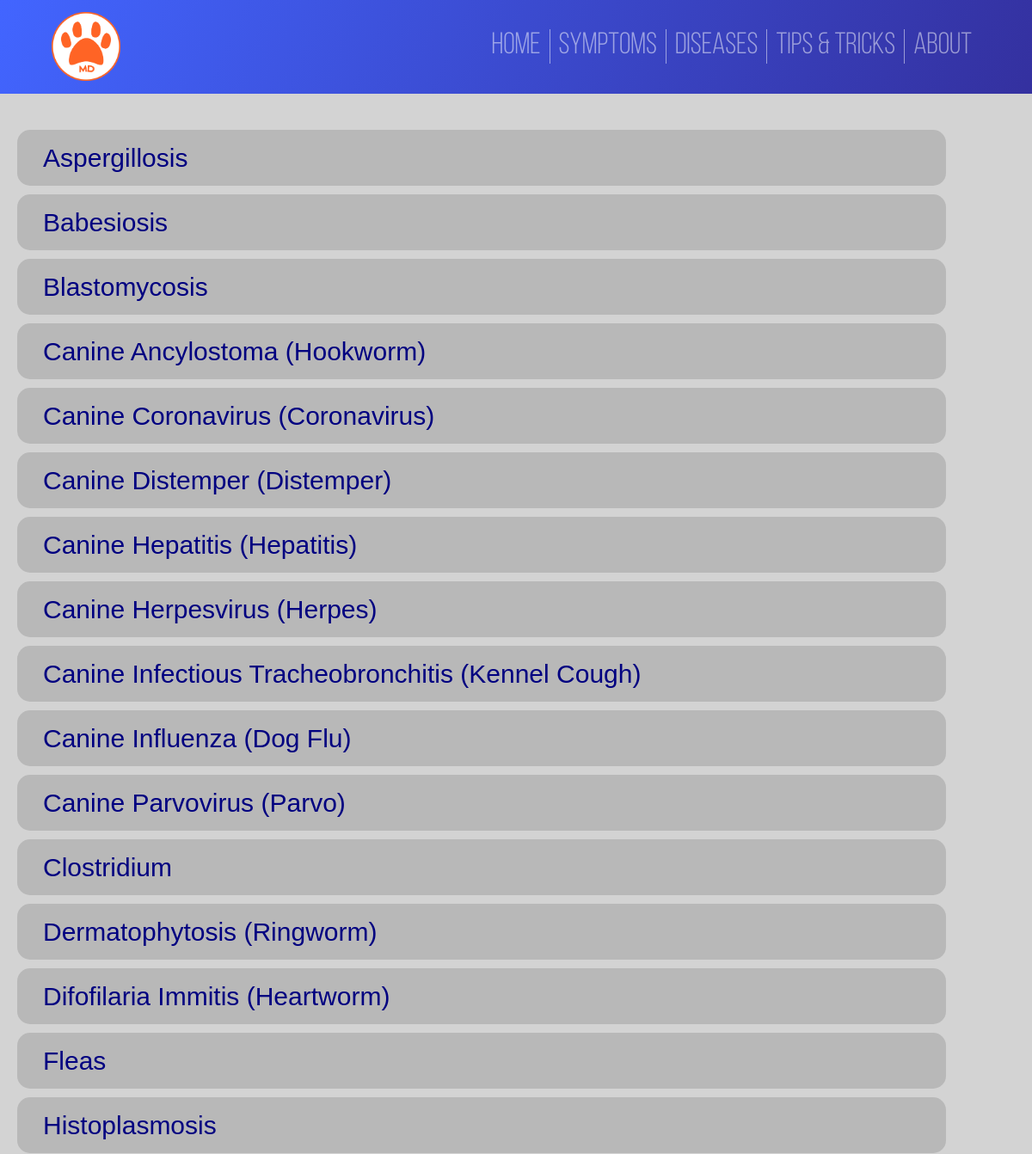
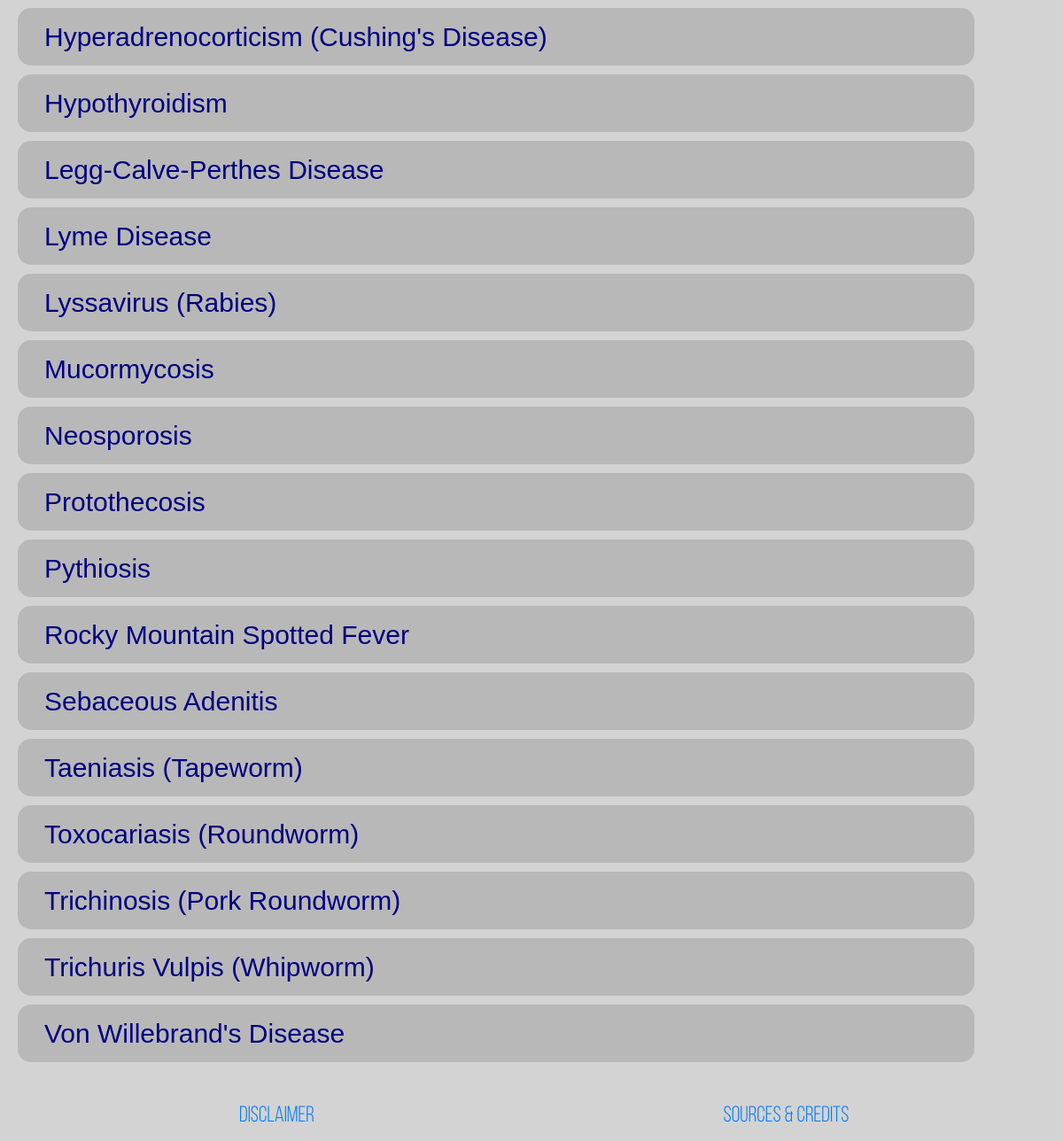
The app's page /ActualPages/Diseases.php with its own data (2 pictures, top to bottom).
### tables this page shows
CREATE TABLE `diseases` (
  `Dis_id` int(11) NOT NULL,
  `Dis_name` varchar(128) NOT NULL,
  `Dis_common` varchar(64) DEFAULT NULL,
  `Description` varchar(3000) DEFAULT NULL,
  `Transmission` varchar(3000) DEFAULT NULL,
  `Prevention` varchar(3000) DEFAULT NULL,
  `Treatment` varchar(3000) DEFAULT NULL,
  `Picture` varchar(256) DEFAULT NULL,
  `Reference` varchar(256) DEFAULT NULL,
  PRIMARY KEY (`Dis_id`)
);

### ActualPages/Diseases.php (the view, shortened to what this page needs)
<!DOCTYPE html>
<html lang="en">
<head>
    <?php include("../Master/Header.php"); ?>
    <?php include("../Master/Connection.php"); ?>
</head>
<body>
    <div class="diseases">
        <?php
            $getDiseases = $conn->prepare("SELECT * FROM Diseases ORDER BY Dis_name");
            $getDiseases->execute();
            $disresult = $getDiseases->get_result();
            while($row = $disresult->fetch_assoc()){
                $dis_id = $row["Dis_id"];
                $dis_name = $row["Dis_name"];
                $dis_common = $row["Dis_common"];
                echo '<div class="disease">';
                if($dis_common != null){
                        echo '<a href="disease?disease_id=' . $dis_id . '" id="' . $dis_common . '">' . $dis_name . ' (' . $dis_common . ')</a>';
                } else{
                    echo '<a href="disease?disease_id=' . $dis_id . '" id="' . $dis_name . '">' . $dis_name . '</a>';
                }
                echo '</div>';
            }
        ?>
    </div>
    <?php include("../Master/Footer.php"); ?>
</body>
</html>

### Master/Header.php (shortened to what this page needs)
<!DOCTYPE html>
<html lang="en">
<head>
        <link rel="stylesheet" href="https://stackpath.bootstrapcdn.com/bootstrap/4.3.1/css/bootstrap.min.css">
        <link rel="stylesheet" href="https://use.fontawesome.com/releases/v5.0.13/css/all.css">
        <link href="../CSS/multiple.css" rel="stylesheet">
        <link rel="stylesheet" href="../CSS/Main.css">
</head>
<body>
        <nav class="navbar navbar-expand-lg navbar-dark multi-grad">
            <a class="navbar-brand" href="index.php">
                <img src="../Images/MyDog_Logo.png" class="brand-img" alt=""/>
            </a>
            <div class="collapse navbar-collapse" id="navbarSupportedContent">
                <ul class="navbar-nav ml-auto">
                    <li class="nav-item"><a href="../ActualPages/Index.php" id="homeLink" class="nav-link">Home</a></li>
                    <li class="nav-item"><a href="../ActualPages/Symptoms.php" id="symptLink" class="nav-link">Symptoms</a></li>
                    <li class="nav-item"><a href="../ActualPages/Diseases.php" id="disLink" class="nav-link">Diseases</a></li>
                    <li class="nav-item"><a href="../ActualPages/TipsandTricks.php" id="tipsLink" class="nav-link">Tips & Tricks</a></li>
                    <li class="nav-item"><a href="../ActualPages/About.php" id="aboutLink" class="nav-link">About</a></li>
                </ul>
            </div>
        </nav>
</body>
</html>

### Master/Footer.php
<footer class="footer">
            <div class="footer_container" style="font-size:1.25rem">
                <div class="row">
                    <div class="col-md">
                        <a href="../Master/Disclaimer.php" class="nav-link">Disclaimer</a>
                    </div>
                    <div class="col-md">
                        <a href="../Master/Credits.php" class="nav-link">Sources & Credits</a>
                    </div>
                </div>
            </div>
        </footer>

### CSS/Main.css (style rules this page uses)
:root { font-size: 20px; font-family: 'Bebas Neue'; --text-primary: #000000; --text-secondary: #FF6425; --bg-primary: linear-gradient(to bottom right, #ffae00, rgb(255, 0, 179)); --primary: #FF6425; }
body { color: var(--text-primary); font-family: "Bebas Neue Book"; background-color: lightgray; }
.navbar { padding: 1vh 5vw; font-size: 1.75rem; background-color: rgba(0, 0, 0, 0.5); }
.navbar-nav>li { border-right: 1.25px solid rgba(255, 255, 255, 0.5); line-height: 1rem; }
.navbar-nav>li:last-child { border-right: 0; }
.brand-img { height: 4rem; }
.multi-grad { background: -webkit-gradient(linear, left top, right bottom, from(#4265ff), to(#270047)); background: linear-gradient(to bottom right, #4265ff, #270047); background-attachment: fixed; }
.footer { bottom: 0; width: 100%; padding: 0 5vh; background-color: lightgray; text-align: center; }

### ActualPages/Diseases.php (style rules this page uses)
.diseases { display:inline; color:black; font-family: 'Lucida Sans', 'Lucida Sans Regular', 'Lucida Grande', 'Lucida Sans Unicode', Geneva, Verdana, sans-serif; margin-left:1rem; margin-right:1rem; }
.disease { text-decoration:none; margin-top:.5rem; margin-left:1rem; margin-right:1rem; background-color:rgba(105,105,105,0.25); border-radius:15px; cursor:pointer; padding:.5rem 1.5rem; width:90%; border:none; outline:none; font-size:1.5rem; color:navy; }
.disease> a { color:navy; }

### records on screen
diseases: Dis_name "Aspergillosis"
diseases: Dis_name "Babesiosis"
diseases: Dis_name "Blastomycosis"
diseases: Dis_name "Canine Ancylostoma", Dis_common "Hookworm"
diseases: Dis_name "Canine Coronavirus", Dis_common "Coronavirus"
diseases: Dis_name "Canine Distemper", Dis_common "Distemper"
diseases: Dis_name "Canine Hepatitis", Dis_common "Hepatitis"
diseases: Dis_name "Canine Herpesvirus", Dis_common "Herpes"
diseases: Dis_name "Canine Infectious Tracheobronchitis", Dis_common "Kennel Cough"
diseases: Dis_name "Canine Influenza", Dis_common "Dog Flu"
diseases: Dis_name "Canine Parvovirus", Dis_common "Parvo"
diseases: Dis_name "Clostridium"
diseases: Dis_name "Dermatophytosis", Dis_common "Ringworm"
diseases: Dis_name "Difofilaria Immitis", Dis_common "Heartworm"
diseases: Dis_name "Fleas"
diseases: Dis_name "Histoplasmosis"
diseases: Dis_name "Hyperadrenocorticism", Dis_common "Cushing's Disease"
diseases: Dis_name "Hypothyroidism"
diseases: Dis_name "Legg-Calve-Perthes Disease"
diseases: Dis_name "Lyme Disease"
diseases: Dis_name "Lyssavirus", Dis_common "Rabies"
diseases: Dis_name "Mucormycosis"
diseases: Dis_name "Neosporosis"
diseases: Dis_name "Protothecosis"
diseases: Dis_name "Pythiosis"
diseases: Dis_name "Rocky Mountain Spotted Fever"
diseases: Dis_name "Sebaceous Adenitis"
diseases: Dis_name "Taeniasis", Dis_common "Tapeworm"
diseases: Dis_name "Toxocariasis", Dis_common "Roundworm"
diseases: Dis_name "Trichinosis", Dis_common "Pork Roundworm"
diseases: Dis_name "Trichuris Vulpis", Dis_common "Whipworm"
diseases: Dis_name "Von Willebrand's Disease"
